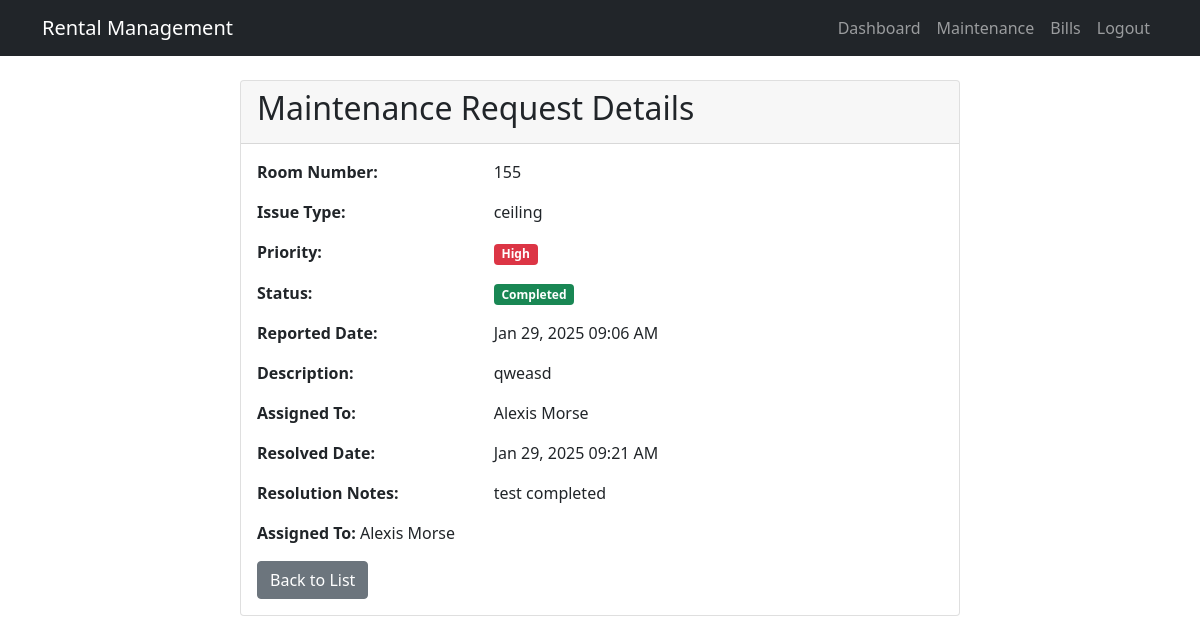
Screenshot of /maintenance/2/ (signed in) with the database file from the repository.
### core/models.py (models this page shows, shortened)
class Maintenance(models.Model):
    STATUS_CHOICES = [
        ('PENDING', 'Pending'),
        ('IN_PROGRESS', 'In Progress'),
        ('COMPLETED', 'Completed'),
        ('CANCELLED', 'Cancelled')
    ]
    PRIORITY_CHOICES = [
        ('LOW', 'Low'),
        ('MEDIUM', 'Medium'),
        ('HIGH', 'High')
    ]
    tenant = models.ForeignKey(Tenant, on_delete=models.CASCADE)
    room = models.ForeignKey(Room, on_delete=models.CASCADE)
    issue_type = models.CharField(max_length=100)
    description = models.TextField()
    priority = models.CharField(max_length=10, choices=PRIORITY_CHOICES, default='MEDIUM')
    status = models.CharField(max_length=20, choices=STATUS_CHOICES, default='PENDING')
    reported_date = models.DateTimeField(auto_now_add=True)
    assigned_to = models.ForeignKey(User, on_delete=models.SET_NULL, null=True, blank=True)
    resolved_date = models.DateTimeField(null=True, blank=True)
    resolution_notes = models.TextField(blank=True)

class Room(models.Model):
    number = models.CharField(max_length=10, unique=True)
    floor = models.IntegerField()
    rent_amount = models.DecimalField(max_digits=10, decimal_places=2)
    is_occupied = models.BooleanField(default=False)
    description = models.TextField(blank=True)

class User(AbstractUser):
    USER_TYPE_CHOICES = [
        ('ADMIN', 'Admin'),
        ('STAFF', 'Staff'),
        ('TENANT', 'Tenant')
    ]
    user_type = models.CharField(max_length=10, choices=USER_TYPE_CHOICES)
    phone = models.CharField(max_length=15, blank=True)

### core/views.py (the view)
# urls.py: path('maintenance/<int:request_id>/', views.maintenance_detail, name='maintenance_detail'),
@login_required
def maintenance_detail(request, request_id):
    maintenance_request = get_object_or_404(Maintenance, id=request_id)
    if request.user.user_type == 'TENANT' and maintenance_request.tenant.user != request.user:
        messages.error(request, 'You do not have permission to view this request.')
        return redirect('maintenance_list')
    return render(request, 'core/maintenance/detail.html', {
        'maintenance': maintenance_request
    })

### templates/core/maintenance/detail.html (shortened to what this page needs)
{% extends 'core/base.html' %}
{% block content %}
<div class="container">
    <div class="row justify-content-center">
        <div class="col-md-8">
            <div class="card">
                <div class="card-header">
                    <h2>Maintenance Request Details</h2>
                </div>
                <div class="card-body">
                    <div class="row mb-3">
                        <div class="col-md-4 fw-bold">Room Number:</div>
                        <div class="col-md-8">{{ maintenance.room.number }}</div>
                    </div>
                    <div class="row mb-3">
                        <div class="col-md-4 fw-bold">Issue Type:</div>
                        <div class="col-md-8">{{ maintenance.issue_type }}</div>
                    </div>
                    <div class="row mb-3">
                        <div class="col-md-4 fw-bold">Priority:</div>
                        <div class="col-md-8">
                            <span class="badge {% if maintenance.priority == 'HIGH' %}bg-danger
                                           {% elif maintenance.priority == 'MEDIUM' %}bg-warning
                                           {% else %}bg-info{% endif %}">
                                {{ maintenance.get_priority_display }}
                            </span>
                        </div>
                    </div>
                    <div class="row mb-3">
                        <div class="col-md-4 fw-bold">Status:</div>
                        <div class="col-md-8">
                            <span class="badge {% if maintenance.status == 'PENDING' %}bg-warning
                                           {% elif maintenance.status == 'IN_PROGRESS' %}bg-primary
                                           {% elif maintenance.status == 'COMPLETED' %}bg-success
                                           {% else %}bg-secondary{% endif %}">
                                {{ maintenance.get_status_display }}
                            </span>
                        </div>
                    </div>
                    <div class="row mb-3">
                        <div class="col-md-4 fw-bold">Reported Date:</div>
                        <div class="col-md-8">{{ maintenance.reported_date|date:"M d, Y h:i A" }}</div>
                    </div>
                    <div class="row mb-3">
                        <div class="col-md-4 fw-bold">Description:</div>
                        <div class="col-md-8">{{ maintenance.description }}</div>
                    </div>
                    {% if maintenance.assigned_to %}
                    <div class="row mb-3">
                        <div class="col-md-4 fw-bold">Assigned To:</div>
                        <div class="col-md-8">{{ maintenance.assigned_to.get_full_name }}</div>
                    </div>
                    {% endif %}
                    {% if maintenance.resolved_date %}
                    <div class="row mb-3">
                        <div class="col-md-4 fw-bold">Resolved Date:</div>
                        <div class="col-md-8">{{ maintenance.resolved_date|date:"M d, Y h:i A" }}</div>
                    </div>
                    {% endif %}
                    {% if maintenance.resolution_notes %}
                    <div class="row mb-3">
                        <div class="col-md-4 fw-bold">Resolution Notes:</div>
                        <div class="col-md-8">{{ maintenance.resolution_notes }}</div>
                    </div>
                    {% endif %}
                    {% if maintenance.assigned_to %}
                    <div class="mt-3">
                        <strong>Assigned To:</strong> {{ maintenance.assigned_to.get_full_name }}
                    </div>
                    {% endif %}
                    <div class="mt-3">
                        <a href="{% url 'maintenance_list' %}" class="btn btn-secondary">
                            Back to List
                        </a>
                    </div>
                </div>
            </div>
        </div>
    </div>
</div>
{% endblock %}

### rows the page displays
Maintenance: room.number "155", issue_type "ceiling", priority "High", status "Completed", reported_date "Jan 29, 2025 09:06 AM", description "qweasd", assigned_to.get_full_name "Alexis Morse", resolved_date "Jan 29, 2025 09:21 AM", resolution_notes "test completed"
